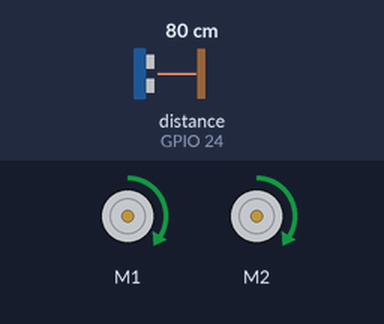
This program was run on a simulated Raspberry Pi (BCM pin numbers). Shown: 2 × DC motor (green arrow = forward, orange = backward, longer = faster). Inputs (shaded band) come from the test bench; at power-on: distance to the obstacle (sensor on GPIO 24) 80 cm. The echo pulse lasts 58.3 µs per cm; motors are numbered in the order the program creates them (left before right in a Robot); the clock reads 2024-03-15 10:24:30 at power-on unless the program sets it.

Above: at 4.2 s.
4.3 s: distance to the obstacle (sensor on GPIO 24) set to 16 cm
5.8 s: distance to the obstacle (sensor on GPIO 24) set to 13 cm
At 7.0 s:
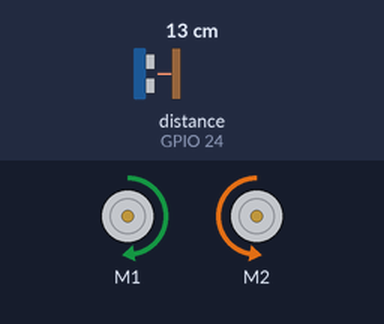
7.3 s: distance to the obstacle (sensor on GPIO 24) set to 18 cm
At 8.5 s:
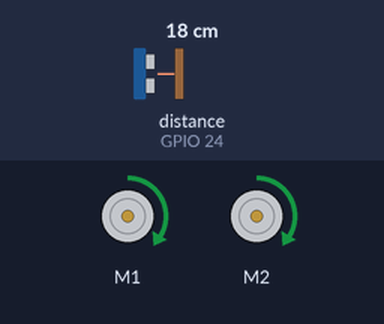
8.9 s: distance to the obstacle (sensor on GPIO 24) set to 2 cm
At 9.3 s:
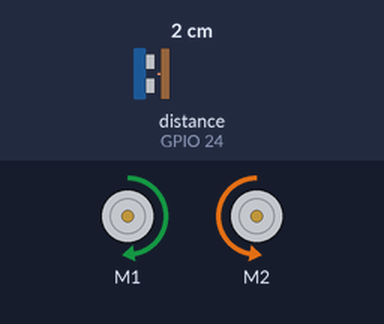
Timing chart, 0 to 11.4 s (numbered marks = the images above; inputs shaded):
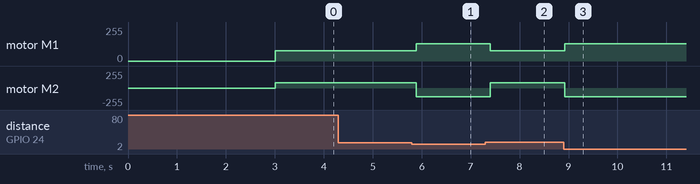

Measured:
- the behaviour switches between 15 and 14 cm on distance to the obstacle (sensor on GPIO 24) (found by bisection; images 0 and 1)
- after the input at 4.3 s, every drawn part: stays the same
- after the input at 5.8 s, motor M1: forward 76/255 → forward 128/255 after 0.09 s; motor M2: forward 76/255 → backward 128/255 after 0.09 s
- after the input at 7.3 s, motor M1: forward 128/255 → forward 76/255 after 0.10 s; motor M2: backward 128/255 → forward 76/255 after 0.10 s
- after the input at 8.9 s, motor M1: forward 76/255 → forward 128/255 at once; motor M2: forward 76/255 → backward 128/255 at once

The program:

obstacle_avoider.py
```python
import gpiozero
import time

TRIG = 23
ECHO = 24

trigger = gpiozero.OutputDevice(TRIG)
echo = gpiozero.DigitalInputDevice(ECHO)

robot = gpiozero.Robot(left=(18, 17), right=(27,22))

trigger.off()
time.sleep(3)

def get_distance(trigger, echo):
	trigger.on()
	time.sleep(0.00001)
	trigger.off()

	while echo.is_active == False:
		pulse_start = time.time()

	while echo.is_active == True:
		pulse_end = time.time()

	pulse_duration = pulse_end - pulse_start

	distance = 34300 * (pulse_duration/2)

	round_distance = round(distance,1)

	return(round_distance)

while True:
	dist = get_distance(trigger,echo)
	if dist <= 15:
		robot.right(0.5)
		time.sleep(0.25)
	else:
		robot.forward(0.3)
		time.sleep(0.1)
```
